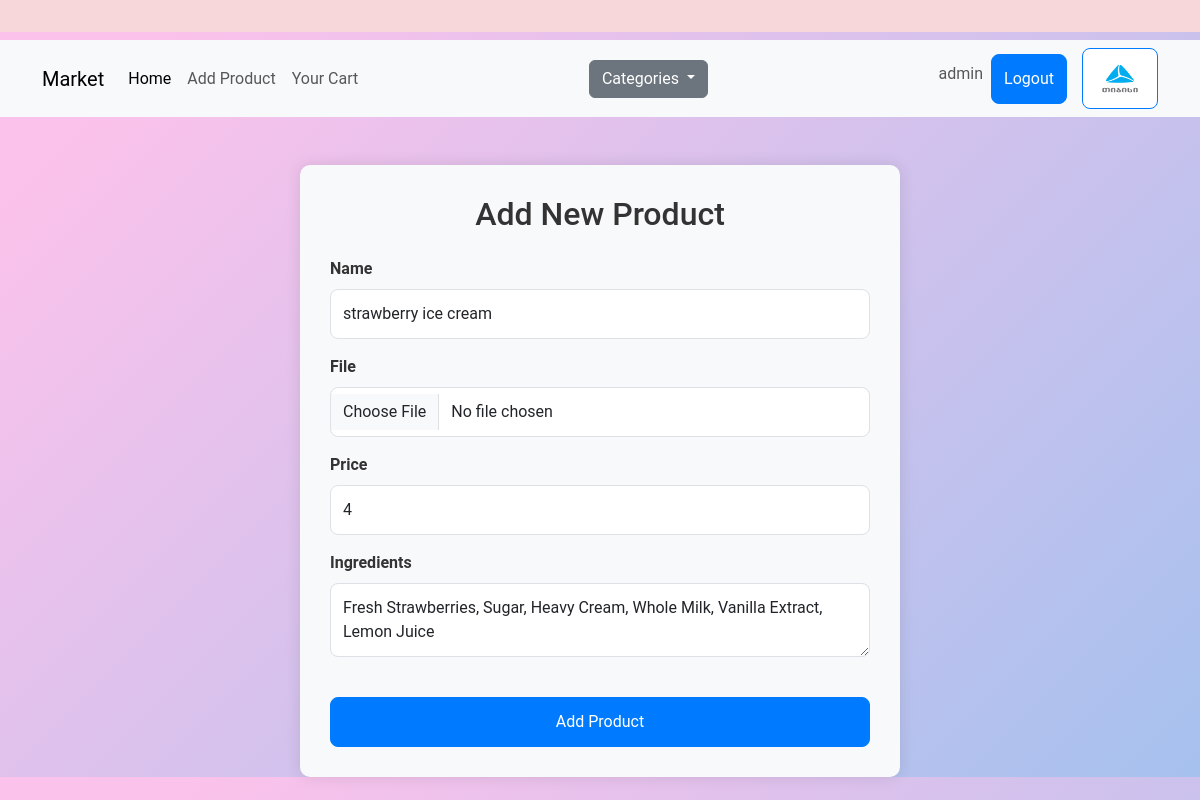
Page /edit/3 (signed in) on the committed database.
### models.py (models this page shows, shortened)
class User(db.Model, UserMixin):
    username = db.Column(db.String)
    password_hash = db.Column(db.String(128), nullable=False)
    role = db.Column(db.String)
    id = db.Column(db.Integer, primary_key=True)
    cart = db.relationship('Cart', back_populates='user')

class Product(db.Model):
    name = db.Column(db.String)
    file = db.Column(db.String)
    price = db.Column(db.Integer)
    id = db.Column(db.Integer, primary_key = True)
    category_id = db.Column(db.Integer, db.ForeignKey("category.id"))
    ingredients = db.Column(db.Text)
    def __str__(self):
        return f"{self.name}"

### routes.py (the view, shortened to what this page needs)
@app.route("/edit/<int:id>", methods=["GET", "POST"])
@login_required
def edit_product(id):
    if current_user.role == "admin":
        current = Product.query.get(id)
        print(current)
        form = AddProduct(name=current.name,
                        price=current.price,
                        file = current.file,
                        ingredients = current.ingredients
                        )
        if form.errors:
            print(form.errors)
            for error in form.errors:
                print(error)
            flash("You didn't adit the product properly", category="danger")
        return render_template("addproduct.html", form=form)
    else:
        return "You are not admin", 404

### forms.py (shortened to what this page needs)
class AddProduct(FlaskForm):
    name = StringField('Name', validators=[DataRequired()])
    file = FileField('File', validators=[FileRequired(), FileAllowed(['jpg', 'png', 'jpeg'], 'Images only!')])
    price = FloatField('Price', validators=[DataRequired()])
    ingredients = TextAreaField('Ingredients', validators=[DataRequired()])
    submit = SubmitField('Add Product')

### models.py (called while the page is built)
@login_manager.user_loader
def load_user(id):
    return User.query.get(id)

### templates/addproduct.html (shortened to what this page needs)
{% extends "base.html" %}
{% block content %}
<div class="container mt-5">
    <div class="form-register">
        <h2 class="text-center mb-4">Add New Product</h2>
        <form method="POST" enctype="multipart/form-data" class="needs-validation" novalidate>
            <div class="mb-3">
                {{ form.name.label(class="form-label") }}
                {{ form.name(class="form-control", placeholder="Product Name") }}
            </div>
            <div class="mb-3">
                {{ form.file.label(class="form-label") }}
                {{ form.file(class="form-control") }}
            </div>
            <div class="mb-3">
                {{ form.price.label(class="form-label") }}
                {{ form.price(class="form-control", placeholder="Product Price") }}
            </div>
            <div class="mb-3">
                {{ form.ingredients.label(class="form-label") }}
                {{ form.ingredients(class="form-control", placeholder="Product Ingredients") }}
            </div>
            <div class="d-grid">
                {{ form.submit(class="btn btn-primary btn-block mt-4") }}
            </div>
        </form>
    </div>
</div>
{% endblock %}

### templates/navbar.html (shortened to what this page needs)
<nav class="navbar navbar-expand-lg navbar-light bg-light">
    <div class="container">
        <a class="navbar-brand" href="/category/2">Market</a>
        <div class="collapse navbar-collapse" id="navbarNav">
            <ul class="navbar-nav me-auto">
                <li class="nav-item">
                    <a class="nav-link active" aria-current="page" href="/category/2">Home</a>
                </li>
                <li class="nav-item">
                    <a class="nav-link" href="/uploadfile">Add Product</a>
                </li>
                <li class="nav-item">
                    <a class="nav-link" href="/cart">Your Cart</a>
                </li>
            </ul>
            <div class="dropdown">
                <button class="btn btn-secondary dropdown-toggle" type="button" id="dropdownMenuButton"
                    data-bs-toggle="dropdown" aria-expanded="false">
                    Categories
                </button>
            </div>
            <ul class="navbar-nav ms-auto">
                {% if current_user.is_authenticated %}
                <li class="nav-item">
                    <span class="nav-link">{{ current_user.username }}</span>
                </li>
                <li class="nav-item">
                    <a class="btn btn-primary" href="/logout">Logout</a>
                </li>
                {% endif %}
            </ul>
            <a style="background-color: white; margin-left: 15px;" class="btn btn-primary" href="https://www.tbceducation.ge/"><img width="50px" height="35px" src="../static/images/tbc-logo.png" alt="tibisi"></a>
        </div>
    </div>
</nav>

### templates/base.html (style rules this page uses)
body { background: linear-gradient(135deg, #fbc2eb 10%, #a6c1ee 100%); font-family: 'Roboto', sans-serif; color: #333; }

### templates/addproduct.html (style rules this page uses)
.form-register { max-width: 600px; margin: auto; padding: 30px; background-color: #f8f9fa; border-radius: 10px; box-shadow: 0px 0px 15px rgba(0, 0, 0, 0.1); }
.form-label { font-weight: bold; }
.form-control { border-radius: 8px; padding: 12px; font-size: 1rem; }
.btn-primary { background-color: #007bff; border-color: #007bff; font-size: 1rem; padding: 12px; border-radius: 8px; }

### rows in the picture
User: username "admin"
Product: name "strawberry ice cream", price "4", ingredients "Fresh Strawberries, Sugar, Heavy Cream, Whole Milk, Vanilla Extract, Lemon Juice"
